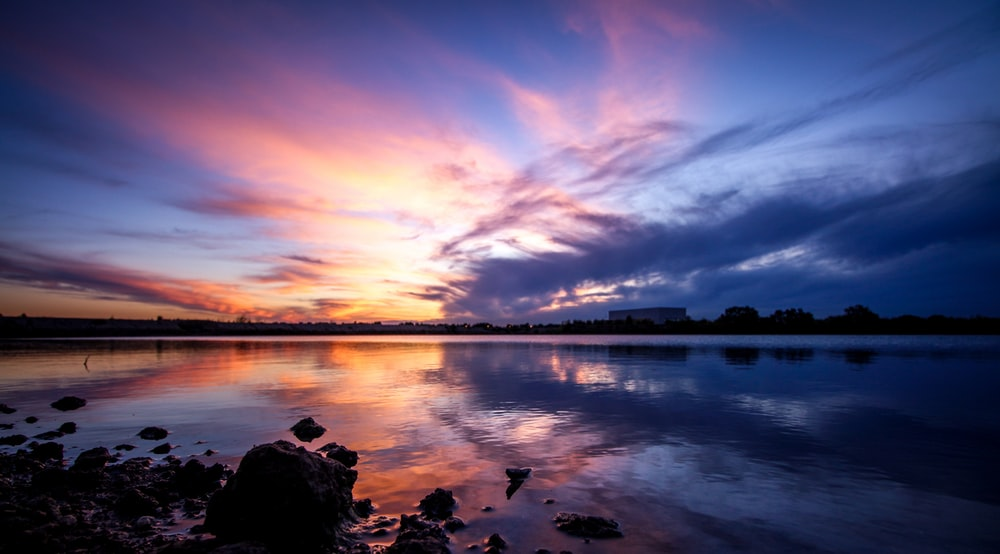
#> input picture imgX.jpg, 1000 x 554 px, found by its file name
$ python imageCompress.py   (older library calls are emulated)
#> lines starting #> are read from the running program, lines starting #| are printed output that depends on the picture
import cv2
import numpy as np


def compressImage(imagePart, scale):
    U, S, VT = np.linalg.svd(imagePart, full_matrices=False)
    S = np.diag(S)
    X = U[:, :scale] @ S[:scale, :scale] @ VT[:scale, :]
    X = cv2.normalize(X, None, 0, 255, cv2.NORM_MINMAX, cv2.CV_8U)
    return X


image = cv2.imread("imgX.jpg", cv2.IMREAD_UNCHANGED)
#> image is the input picture: shape (554, 1000, 3); mean B, G, R 114.5, 83.1, 92.8
scale = 10
if (image.shape[2] == 1):
    resImage = compressImage(image, scale)
elif (image.shape[2] == 3):
    (B, G, R) = cv2.split(image)
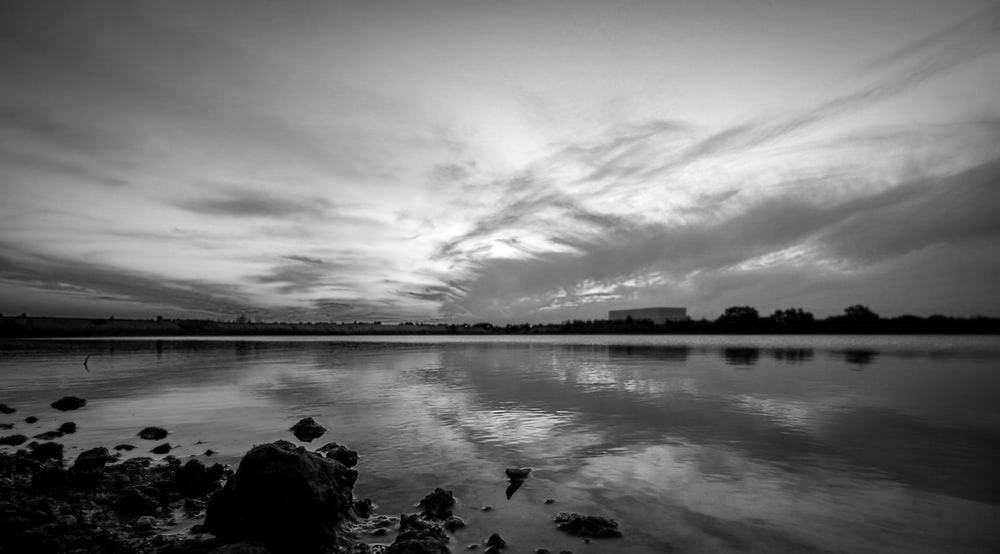
#> B: shape (554, 1000); min 0, max 255, mean 114.5
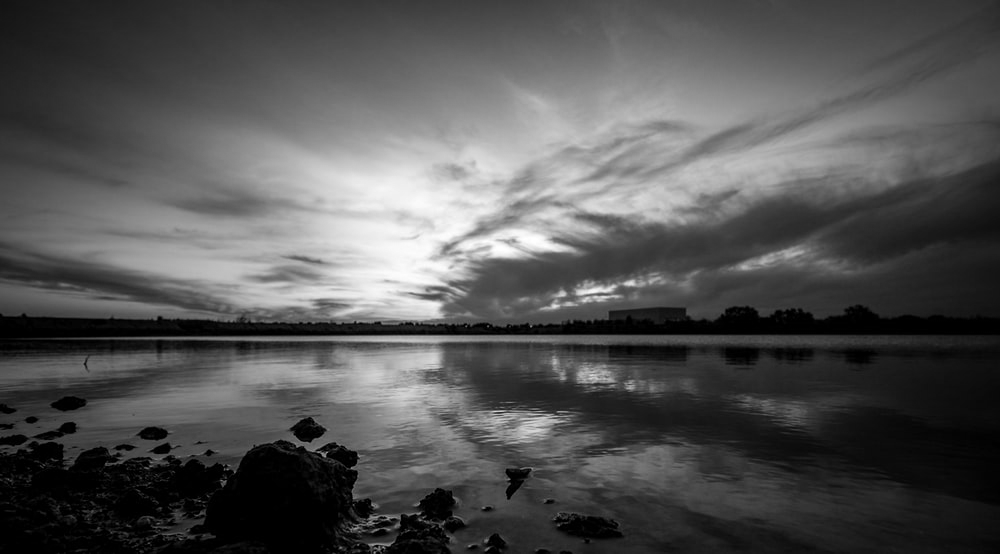
#> G: shape (554, 1000); min 0, max 255, mean 83.1
    newB = compressImage(B, scale)
#> in compressImage, `U, S, VT = np.linalg.svd(imagePart, full_matrices=False)`: S = 554 values, max 94586.7 at index 0, min 4.05 at index 553, mean 409.9
    newG = compressImage(G, scale)
#> call 2 of compressImage, with scale = 10
#> in compressImage (call 2), `U, S, VT = np.linalg.svd(imagePart, full_matrices=False)`:
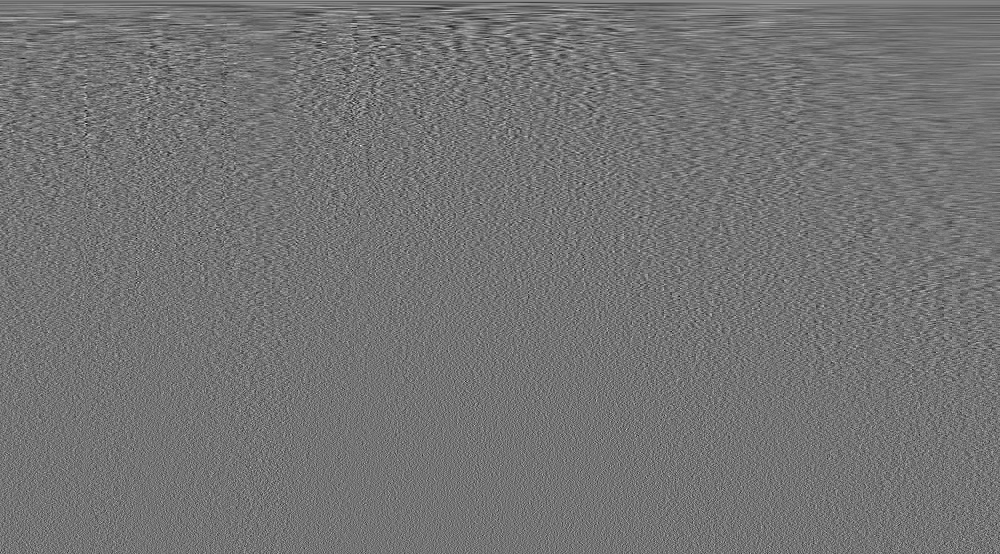
#> VT: shape (554, 1000) float64; min -0.19, max 0.226, mean 8.03e-05; drawn with min black and max white
#> in compressImage (call 2), `U, S, VT = np.linalg.svd(imagePart, full_matrices=False)`: S = 554 values, max 72424.3 at index 0, min 3.88 at index 553, mean 374.9
    newR = compressImage(R, scale)
#> call 3 of compressImage, with scale = 10
#> in compressImage (call 3), `U, S, VT = np.linalg.svd(imagePart, full_matrices=False)`:
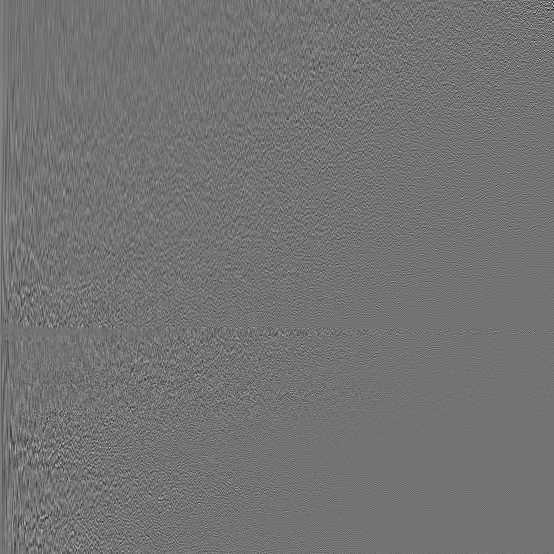
#> U: shape (554, 554) float64; min -0.374, max 0.446, mean 5.72e-05; drawn with min black and max white
#> in compressImage (call 3), `U, S, VT = np.linalg.svd(imagePart, full_matrices=False)`:
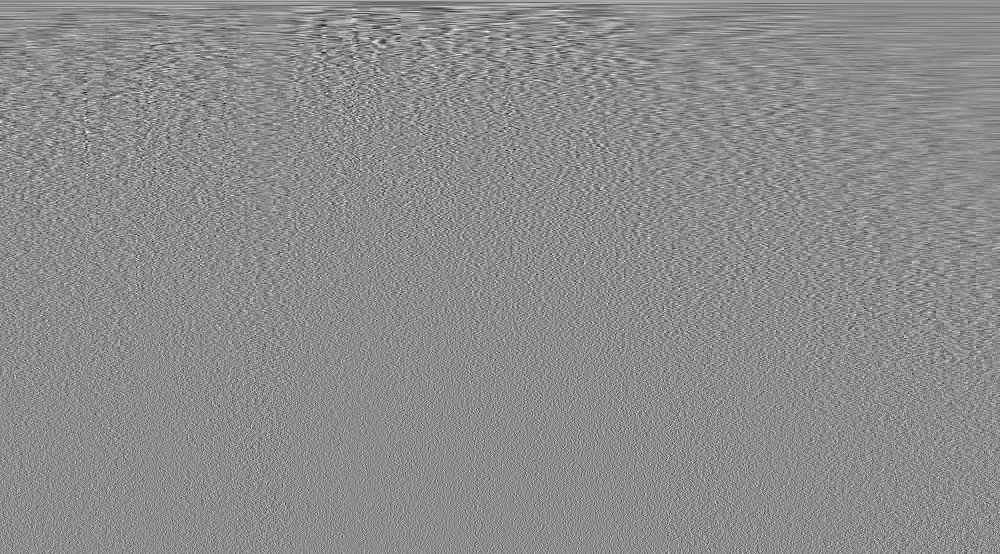
#> VT: shape (554, 1000) float64; min -0.206, max 0.167, mean 6.4e-05; drawn with min black and max white
#> in compressImage (call 3), `U, S, VT = np.linalg.svd(imagePart, full_matrices=False)`: S = 554 values, max 85031.4 at index 0, min 4.3 at index 553, mean 449.8
#> in compressImage (call 3), `X = U[:, :scale] @ S[:scale, :scale] @ VT[:scale, :]`:
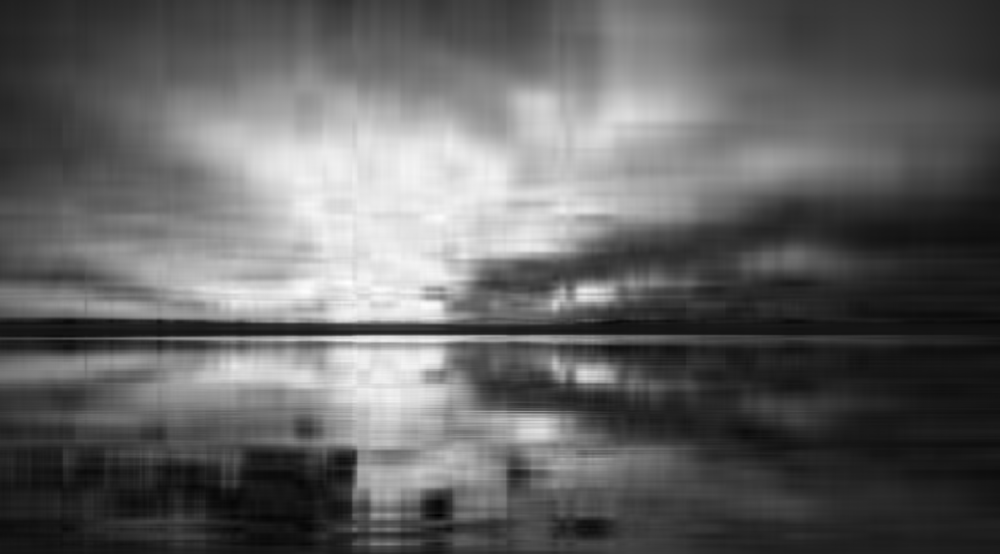
#> X: shape (554, 1000) float64; min -25.12, max 281.7, mean 92.8; drawn with min black and max white
    resImage = cv2.merge([newB, newG, newR])
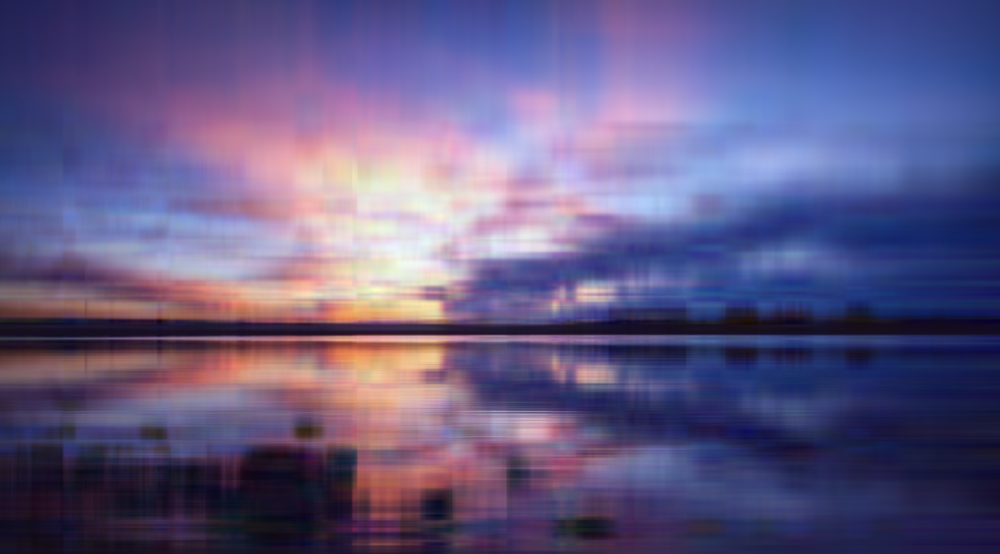
#> resImage: shape (554, 1000, 3); mean B, G, R 130.9, 89.2, 98
else:  # GBRA image
    (B, G, R, A) = cv2.split(image)
    newB = compressImage(B, scale)
    newG = compressImage(G, scale)
    newR = compressImage(R, scale)
    newA = compressImage(A, scale)
    resImage = cv2.merge([newB, newG, newR, newA])
cv2.imshow("ImageCompressed", resImage)
cv2.waitKey(0)
